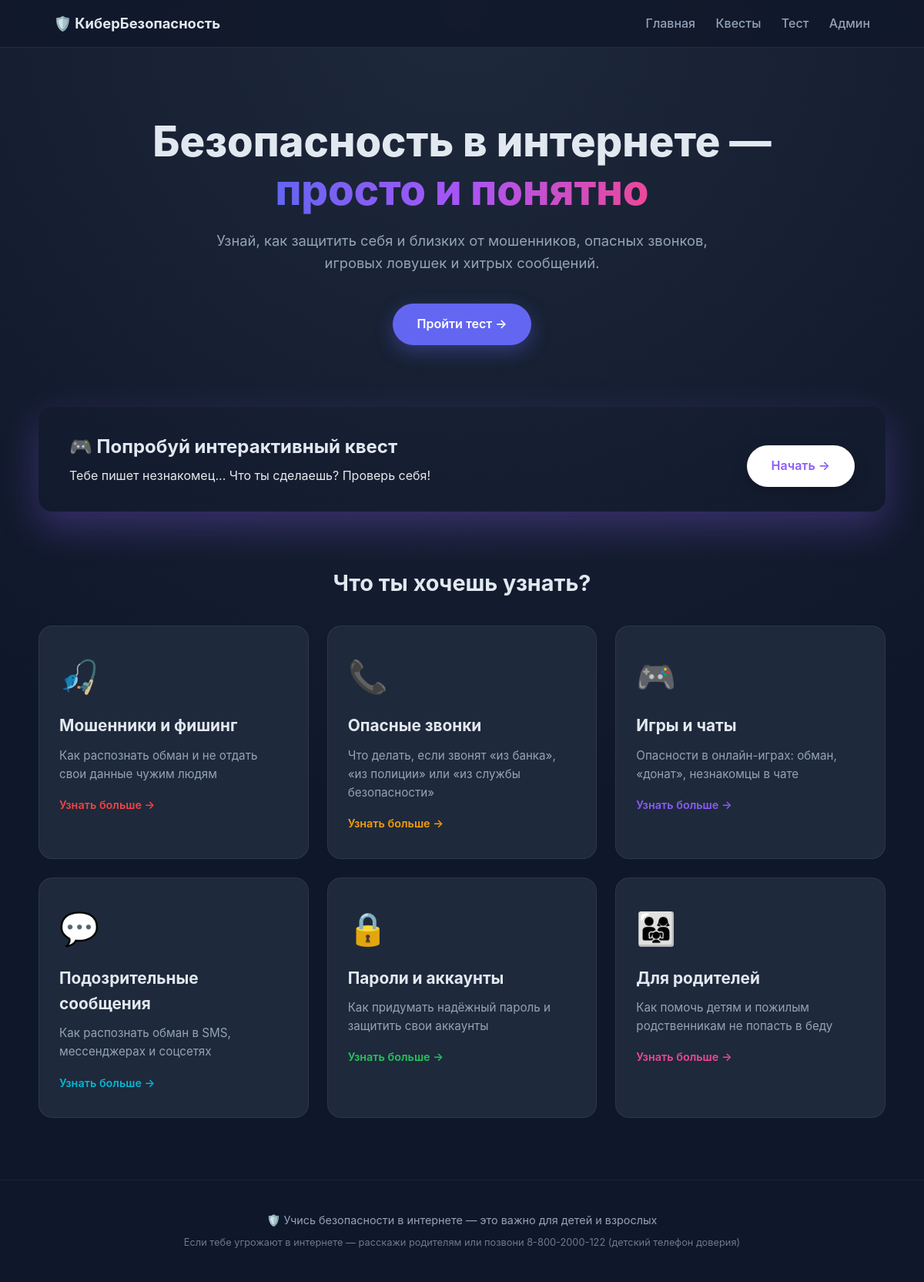
The page / on the database its author committed.
### core/models.py (models this page shows, shortened)
class Section(models.Model):
    title = models.CharField('Заголовок', max_length=200)
    slug = models.SlugField('URL', unique=True)
    icon = models.CharField('Иконка (эмодзи)', max_length=10, default='🛡️')
    short_description = models.CharField('Краткое описание', max_length=300)
    color = models.CharField('Цвет (hex)', max_length=7, default='#4f46e5')
    order = models.PositiveIntegerField('Порядок', default=0)
    class Meta:
        ordering = ['order']
        verbose_name = 'Раздел'
        verbose_name_plural = 'Разделы'
    def get_absolute_url(self):
        return reverse('section', args=[self.slug])

### core/views.py (the view)
# urls.py: path('', views.home, name='home'),
def home(request):
    sections = Section.objects.all()
    return render(request, 'core/home.html', {'sections': sections})

### core/templates/core/home.html (shortened to what this page needs)
{% extends 'core/base.html' %}
{% block content %}
<section class="hero">
  <div class="container">
    <h1>Безопасность в интернете —<br><span class="gradient">просто и понятно</span></h1>
    <p class="lead">
      Узнай, как защитить себя и близких от мошенников, опасных звонков,
      игровых ловушек и хитрых сообщений.
    </p>
    <a href="{% url 'quiz' %}" class="btn">Пройти тест →</a>
  </div>
</section>
<section class="container quests-section">
  <div class="quests-banner">
    <div>
      <h2>🎮 Попробуй интерактивный квест</h2>
      <p class="lead">Тебе пишет незнакомец... Что ты сделаешь? Проверь себя!</p>
    </div>
    <a href="{% url 'quest_list' %}" class="btn">Начать →</a>
  </div>
</section>
<section class="container sections">
  <h2>Что ты хочешь узнать?</h2>
  <div class="grid">
    {% for s in sections %}
    <a href="{{ s.get_absolute_url }}" class="card" style="--accent: {{ s.color }}">
      <div class="card-icon">{{ s.icon }}</div>
      <h3>{{ s.title }}</h3>
      <p>{{ s.short_description }}</p>
      <span class="card-link">Узнать больше →</span>
    </a>
    {% empty %}
    <p class="empty">Разделы скоро появятся. Зайди в админку и добавь их!</p>
    {% endfor %}
  </div>
</section>
{% endblock %}

### core/templates/core/base.html (shortened to what this page needs)
<!DOCTYPE html>
<html lang="ru">
<head>
  {% load static %}
  <link rel="stylesheet" href="{% static 'css/style.css' %}">
</head>
<body>
  <header class="header">
    <div class="container nav">
      <a href="{% url 'home' %}" class="logo">🛡️ КиберБезопасность</a>
      <nav>
        <a href="{% url 'home' %}">Главная</a>
        <a href="{% url 'quest_list' %}">Квесты</a>
        <a href="{% url 'quiz' %}">Тест</a>
        <a href="/admin/">Админ</a>
      </nav>
    </div>
  </header>
  <main>
    {% block content %}{% endblock %}
  </main>
  <footer class="footer">
    <div class="container">
      <p>🛡️ Учись безопасности в интернете — это важно для детей и взрослых</p>
      <p class="small">Если тебе угрожают в интернете — расскажи родителям или позвони 8-800-2000-122 (детский телефон доверия)</p>
    </div>
  </footer>
</body>
</html>

### static/css/style.css (style rules this page uses)
:root { --bg: #0f172a; --card: #1e293b; --text: #e2e8f0; --muted: #94a3b8; --primary: #6366f1; --radius: 18px; }
* { box-sizing: border-box; margin: 0; padding: 0; }
body { font-family: 'Inter', -apple-system, 'Segoe UI', Roboto, sans-serif; background: radial-gradient(circle at top, #1e293b, #0f172a 60%); color: var(--text); line-height: 1.6; min-height: 100vh; display: flex; flex-direction: column; }
.container { max-width: 1100px; margin: 0 auto; padding: 0 20px; }
.header { background: rgba(15, 23, 42, .8); backdrop-filter: blur(10px); border-bottom: 1px solid rgba(148,163,184,.15); position: sticky; top: 0; z-index: 100; }
.nav { display: flex; justify-content: space-between; align-items: center; padding: 16px 20px; }
.logo { font-weight: 700; font-size: 1.15rem; color: var(--text); text-decoration: none; }
.nav nav a { color: var(--muted); margin-left: 22px; text-decoration: none; font-weight: 500; transition: color .2s; }
.hero { padding: 90px 0 60px; text-align: center; }
.hero h1 { font-size: clamp(2rem, 5vw, 3.4rem); line-height: 1.15; font-weight: 800; }
.gradient { background: linear-gradient(90deg, #6366f1, #a855f7, #ec4899); -webkit-background-clip: text; background-clip: text; color: transparent; }
.lead { color: var(--muted); font-size: 1.15rem; max-width: 640px; margin: 20px auto; }
.btn { display: inline-block; background: var(--primary); color: #fff; padding: 14px 32px; border-radius: 999px; font-weight: 600; text-decoration: none; border: none; cursor: pointer; transition: transform .15s, box-shadow .2s; box-shadow: 0 8px 24px rgba(99,102,241,.35); margin-top: 18px; }
.sections { padding: 40px 0 80px; }
.sections h2 { font-size: 1.8rem; margin-bottom: 32px; text-align: center; }
.grid { display: grid; grid-template-columns: repeat(auto-fill, minmax(280px, 1fr)); gap: 24px; }
.card { background: var(--card); border-radius: var(--radius); padding: 32px 26px; text-decoration: none; color: var(--text); border: 1px solid rgba(148,163,184,.12); transition: transform .2s, border-color .2s, box-shadow .2s; position: relative; overflow: hidden; }
.card::before { content: ''; position: absolute; inset: 0; background: linear-gradient(135deg, var(--accent, #6366f1)22, transparent 60%); opacity: 0; transition: opacity .3s; }
.card-icon { font-size: 2.6rem; margin-bottom: 14px; }
.card h3 { font-size: 1.3rem; margin-bottom: 10px; }
.card p { color: var(--muted); font-size: .95rem; }
.card-link { display: inline-block; margin-top: 16px; color: var(--accent, #6366f1); font-weight: 600; font-size: .9rem; }
.footer { margin-top: auto; padding: 40px 0; text-align: center; color: var(--muted); border-top: 1px solid rgba(148,163,184,.1); font-size: .9rem; }
.footer .small { font-size: .8rem; margin-top: 8px; opacity: .7; }
.quests-section { padding: 20px 0 30px; }
.quests-banner { display: flex; justify-content: space-between; align-items: center; gap: 24px; background: linear-gradient(135deg, #8b5cf6 22, #6366f1 100%); padding: 32px 40px; border-radius: var(--radius); flex-wrap: wrap; box-shadow: 0 20px 50px rgba(139, 92, 246, .3); }
.quests-banner h2 { font-size: 1.5rem; margin-bottom: 6px; }
.quests-banner .lead { color: rgba(255, 255, 255, .9); margin: 0; font-size: 1rem; }
.quests-banner .btn { background: #fff; color: #8b5cf6; box-shadow: 0 6px 20px rgba(0, 0, 0, .2); }

### rows shown on the page
Section: icon "🎣", title "Мошенники и фишинг", short_description "Как распознать обман и не отдать свои данные чужим людям"
Section: icon "📞", title "Опасные звонки", short_description "Что делать, если звонят «из банка», «из полиции» или «из службы безопасности»"
Section: icon "🎮", title "Игры и чаты", short_description "Опасности в онлайн-играх: обман, «донат», незнакомцы в чате"
Section: icon "💬", title "Подозрительные сообщения", short_description "Как распознать обман в SMS, мессенджерах и соцсетях"
Section: icon "🔒", title "Пароли и аккаунты", short_description "Как придумать надёжный пароль и защитить свои аккаунты"
Section: icon "👨‍👩‍👧", title "Для родителей", short_description "Как помочь детям и пожилым родственникам не попасть в беду"
